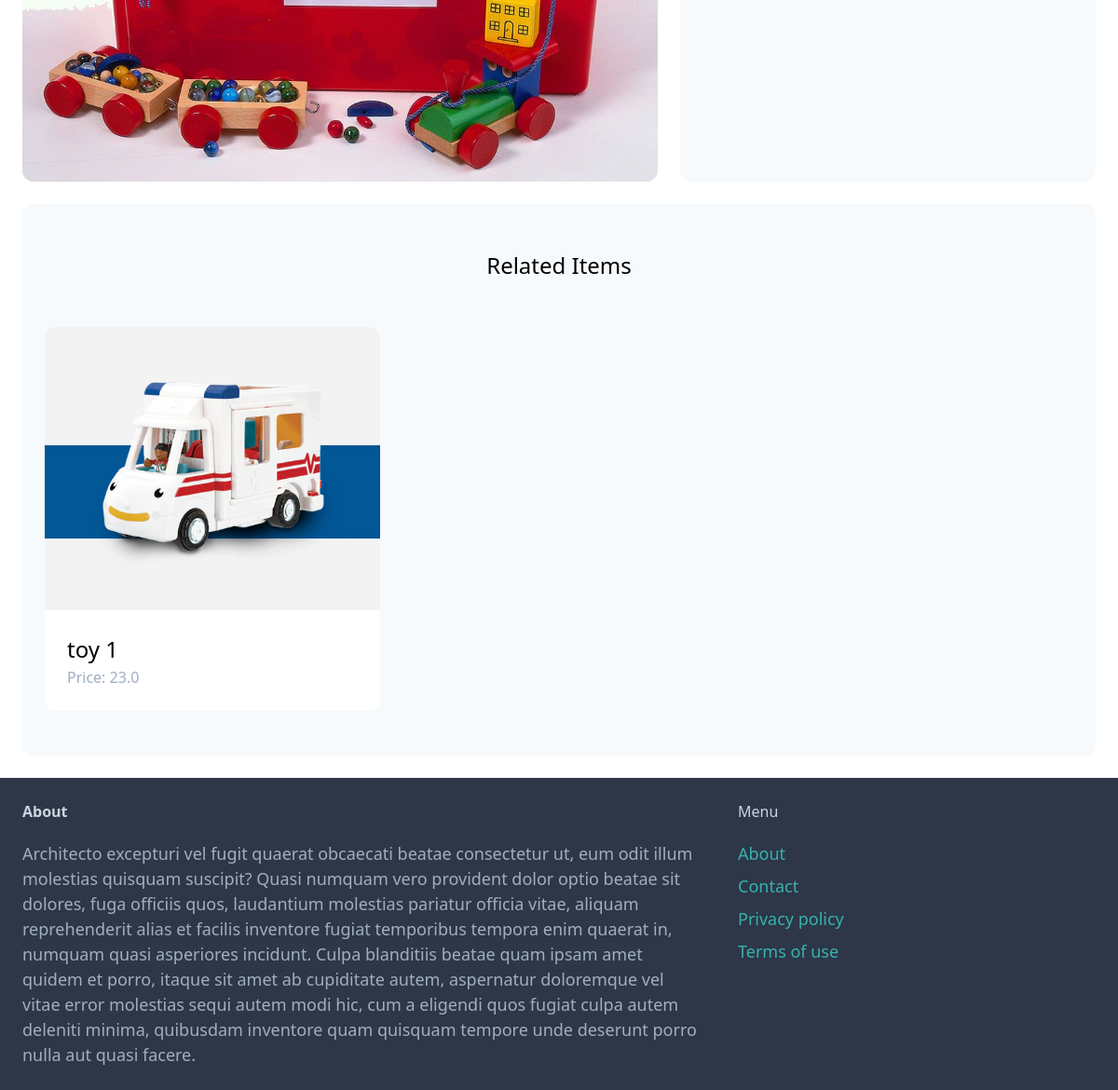
The app's page /item//4/ (lower part), older data.
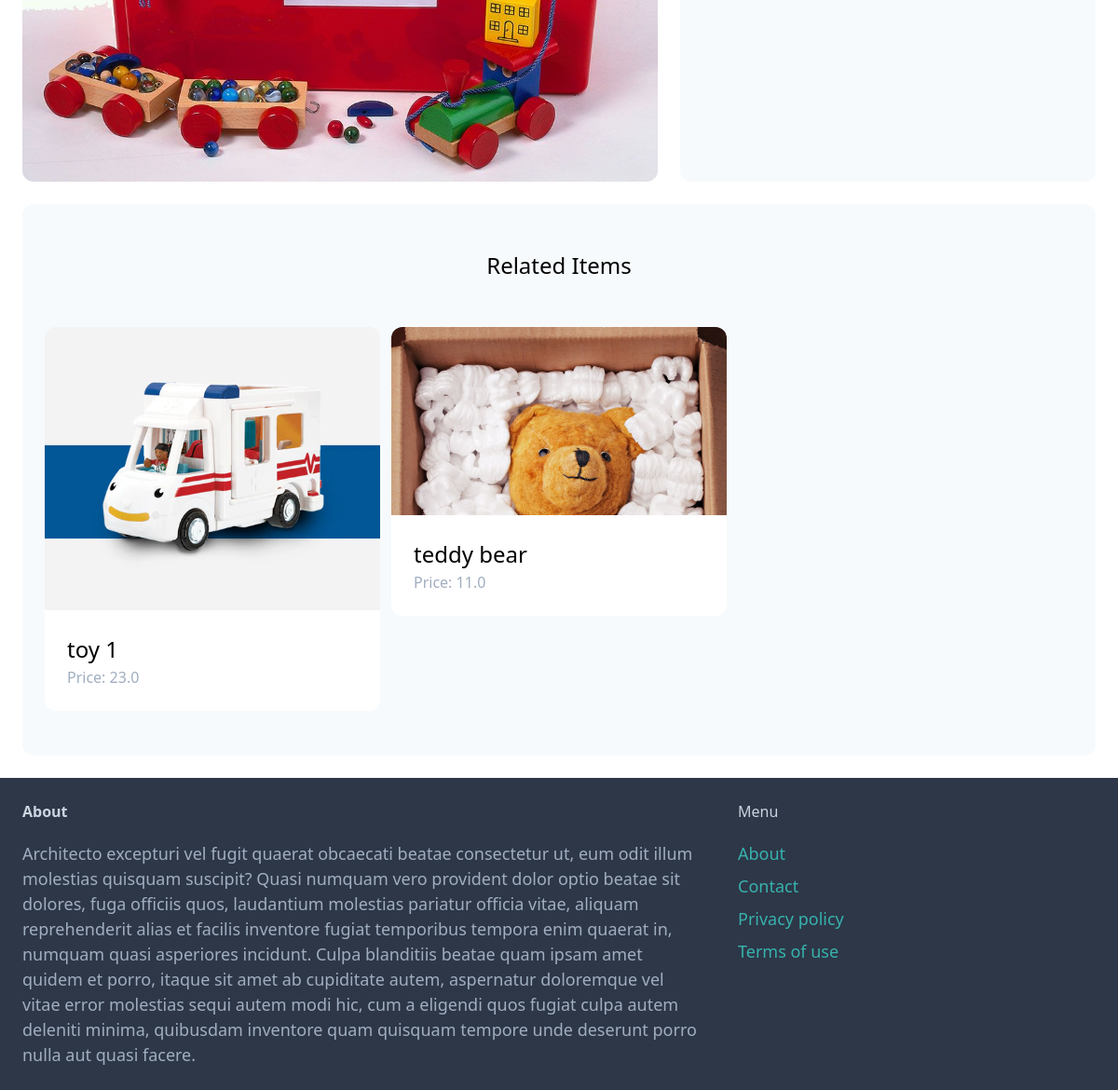
The same page, newer data.
### item/models.py (models this page shows, shortened)
class Item(models.Model):
    category = models.ForeignKey(Category, related_name="items", on_delete=models.CASCADE)
    name = models.CharField(max_length=255)
    description = models.TextField(blank=True, null=True)
    price = models.FloatField()
    image = models.ImageField(upload_to="item_images", blank=True, null=True)
    is_sold = models.BooleanField(default=False)
    created_by = models.ForeignKey(User, related_name="items", on_delete=models.CASCADE)
    created_at = models.DateTimeField(auto_now_add=True)

### item/views.py (the view)
# urls.py: path("/<int:pk>/", views.detail, name="detail"),
def detail(request, pk):
    item = get_object_or_404(Item, pk=pk)
    related_items = Item.objects.filter(category=item.category, is_sold=False).exclude(pk=pk)[0:3]
    context = {
        "item":item,
        "related_items": related_items
    }
    return render(request, "detail.html", context)

### templates/detail.html (shortened to what this page needs)
{% extends 'base.html' %}
{% block content%}
    <div class="grid grid-cols-5 gap-6">
        <div class="col-span-3">
            <img src="{{ item.image.url }}" class="rounded-xl">
        </div>
        <div class="col-span-2 p-6 bg-gray-100 rounded-xl">
            <br>
        </div>
    </div>
    <div class="mt-6 px-6 py-12 bg-gray-100 rounded-xl">
        <h2 class="mb-12 text-2xl text-center">Related Items</h2>
        <div class="grid grid-cols-3 gap-3">
                {% for item in related_items %}
                        <div>
                                <a href="{% url 'item:detail' item.id %}">
                                        <div>
                                                <img src="{{ item.image.url }}" class="rounded-t-xl">
                                        </div>
                                        <div class="p-6 bg-white rounded-b-xl">
                                                <h2 class="text-2xl">{{ item.name }}</h2>
                                                <p class="text-gray-500">Price: {{ item.price }}</p>
                                        </div>
                                </a>
                        </div>
                {% endfor %}
        </div>
    </div>
{% endblock%}

Row changes from the older to the newer data that the page shows:
added Item: image (picture), name "teddy bear", price "11.0"
